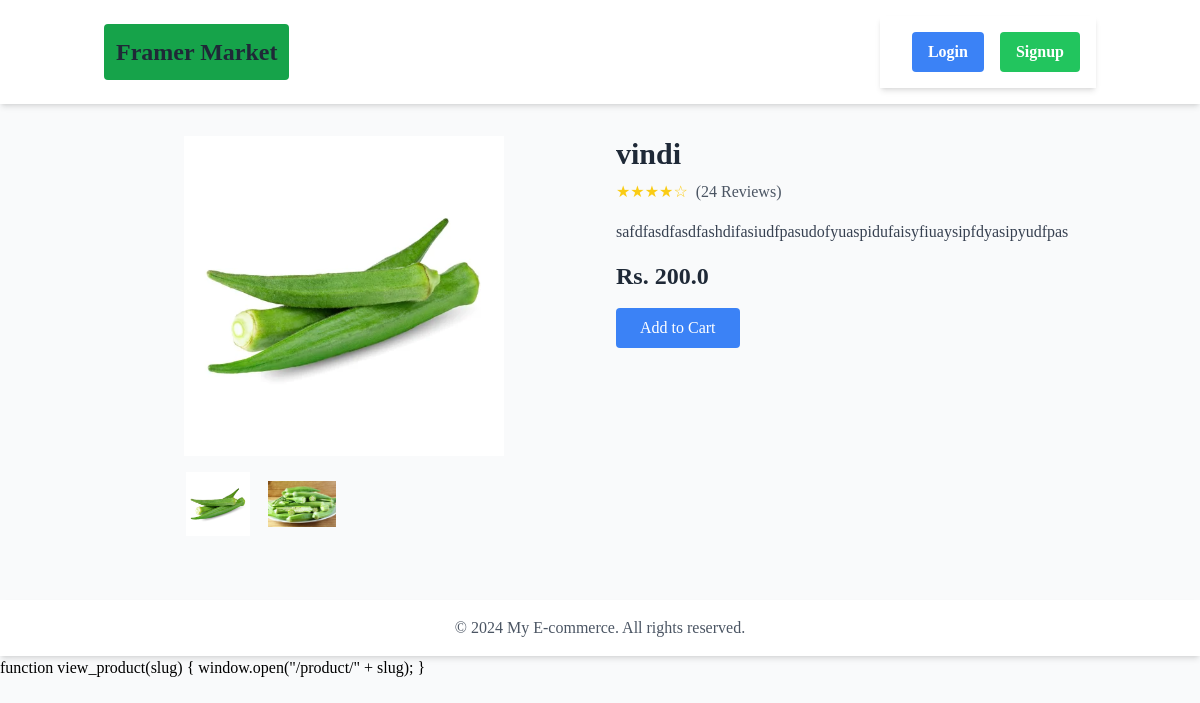
Screenshot of /product/vindi/ with the database file from the repository.
### shophouse/models.py (models this page shows, shortened)
class Product(models.Model):
    slug = models.SlugField(unique=True, null=True, blank=True)
    categories= models.ForeignKey(Categories, on_delete=models.CASCADE)
    framer_user= models.ForeignKey(FramerUser, on_delete=models.CASCADE)
    title= models.CharField(max_length=100)
    price= models.FloatField()
    discription = models.TextField()
    on_sale = models.BooleanField(default=False)
    RATING_CHOICES = (
        (1, '1'),
        (2, '2'),
        (3, '3'),
        (4, '4'),
        (5, '5'),
    )
    Rate= models.IntegerField(choices=RATING_CHOICES,  default=5)
    created_at = models.DateTimeField(auto_now_add=True)
    updated_at = models.DateTimeField(auto_now=True)

class ProductImages(models.Model):
    product = models.ForeignKey(Product, on_delete=models.CASCADE, related_name='product_images')
    image = models.ImageField(upload_to='product')
    alt_text= models.CharField(max_length=100)

### shophouse/views.py (the view)
# urls.py: path('product/<slug>/',product_view, name='product'),
def product_view(request, slug):
    try:
        products = Product.objects.get(slug=slug)
        context = {'product': products}
        total_items_num = 0
        if request.user.is_authenticated:
            carts_info = Cart.objects.filter(user=request.user, status= 'cart')
            for each in carts_info:
                total_items_num += each.quantity
            context = {'product': products, "total_items_num":total_items_num, 'identify_farmer': identify_farmer(request.user)}
        return render(request, 'pages/product.html', context)
    except:
        return HttpResponse('Sorry Page not found ')

### templates/pages/product.html
{% extends "base.html" %}
{% block content %}
<div class="container mx-auto px-4 py-8 min-h-[80vh]">
    <div class="grid grid-cols-1 md:grid-cols-2 gap-8">
      <div class="flex justify-center items-center">
        <div class="w-full md:w-2/3">
        {% if product.product_images.exists %}
          <img src="/media/{{product.product_images.first.image}}" alt="Product" class="w-full object-contain">
          <div class="grid grid-cols-4 gap-4 mt-4">
            {% for img in product.product_images.all %}
            <img src="/media/{{img.image}}" alt="Sub Image 1" class="w-full h-16 object-contain cursor-pointer">
            {% endfor %}
          </div>
          {% else %}
          <img src="https://via.placeholder.com/300" alt="Product 2" class="w-full h-56 object-cover">
          {% endif %}
        </div>
      </div>
      <div>
        <h1 class="text-3xl font-bold text-gray-800">{{product.title}}</h1>
        <div class="flex items-center mt-2">
          <div class="text-yellow-400">
            ★★★★☆
          </div>
          <span class="text-gray-600 ml-2">(24 Reviews)</span>
        </div>
        <p class="text-gray-700 mt-4">{{product.discription}}</p>
        <div class="mt-4">
          <span class="text-2xl font-bold text-gray-800">Rs. {{product.price}}</span>
        </div>
        <button class="mt-4 bg-blue-500 text-white px-6 py-2 rounded hover:bg-blue-600"  onclick="window.location.href = '/addcart/{{product.slug}}'">Add to Cart</button>
      </div>
    </div>
</div>
{% endblock content %}
{% block scripts %}
function view_product(slug) {
    window.open("/product/" + slug);
}
{% endblock scripts %}

### rows the page displays
Product: product_images.first.image (picture), title "vindi", discription "safdfasdfasdfashdifasiudfpasudofyuaspidufaisyfiuaysipfdyasipyudfpas", price "200.0"
ProductImages: image (picture)
ProductImages: image (picture)
